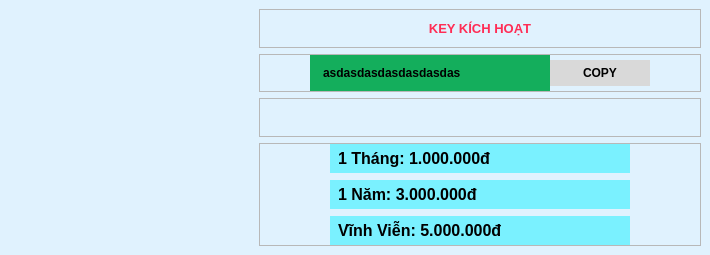
<?xml version="1.0" encoding="UTF-8"?>
<ui version="4.0">
 <class>start</class>
 <widget class="QWidget" name="start">
  <property name="geometry">
   <rect>
    <x>0</x>
    <y>0</y>
    <width>710</width>
    <height>255</height>
   </rect>
  </property>
  <property name="windowTitle">
   <string>Form</string>
  </property>
  <property name="styleSheet">
   <string notr="true">QWidget#start {
background-color: #E0F2FE;
}
QFrame#frmLeft {
        border-image: url(:/images/icons/start/logo_start.png);
}
QPushButton#btnCopy {
max-width: 80px;
font: 10pt &quot;Times New Roman&quot;;
font-weight: bold;
border: none;
background-color: #D9D9D9;
padding: 6px 10px;
}
QLabel#lbKey {
background-color: #14AE5C;
font: 12pt &quot;Times New Roman&quot;;
font-weight: bold;
padding: 0 10px;
border: none;
}
QLabel#lbKey {
background-color: #14AE5C;
font: 12pt &quot;Times New Roman&quot;;
font-weight: bold;
padding: 0 10px;
border: none;
}
QFrame#frmSocialLink QPushButton{
border: none;
background-color: transparent;
}
QFrame#frmListPrice QLabel{
   background-color: #7AF1FF;
font: 12pt &quot;Times New Roman&quot;;
font-weight: bold;
padding: 5px;
qproperty-alignment: 'AlignVCenter | AlignHCenter';
}</string>
  </property>
  <layout class="QHBoxLayout" name="horizontalLayout">
   <property name="spacing">
    <number>0</number>
   </property>
   <property name="leftMargin">
    <number>0</number>
   </property>
   <property name="topMargin">
    <number>0</number>
   </property>
   <property name="rightMargin">
    <number>0</number>
   </property>
   <property name="bottomMargin">
    <number>0</number>
   </property>
   <item>
    <widget class="QFrame" name="frmLeft">
     <property name="maximumSize">
      <size>
       <width>250</width>
       <height>16777215</height>
      </size>
     </property>
     <property name="frameShape">
      <enum>QFrame::NoFrame</enum>
     </property>
     <property name="frameShadow">
      <enum>QFrame::Raised</enum>
     </property>
    </widget>
   </item>
   <item>
    <widget class="QFrame" name="frmRight">
     <property name="frameShape">
      <enum>QFrame::NoFrame</enum>
     </property>
     <property name="frameShadow">
      <enum>QFrame::Raised</enum>
     </property>
     <layout class="QVBoxLayout" name="verticalLayout">
      <item>
       <widget class="QFrame" name="frame">
        <property name="frameShape">
         <enum>QFrame::StyledPanel</enum>
        </property>
        <property name="frameShadow">
         <enum>QFrame::Raised</enum>
        </property>
        <layout class="QVBoxLayout" name="verticalLayout_2">
         <property name="spacing">
          <number>0</number>
         </property>
         <property name="leftMargin">
          <number>0</number>
         </property>
         <property name="topMargin">
          <number>0</number>
         </property>
         <property name="rightMargin">
          <number>0</number>
         </property>
         <property name="bottomMargin">
          <number>0</number>
         </property>
         <item>
          <widget class="QLabel" name="label">
           <property name="text">
            <string>&lt;html&gt;&lt;head/&gt;&lt;body&gt;&lt;p align=&quot;center&quot;&gt;&lt;span style=&quot; font-size:10pt; font-weight:600; color:#ff2d55;&quot;&gt;KEY KÍCH HOẠT&lt;/span&gt;&lt;/p&gt;&lt;/body&gt;&lt;/html&gt;</string>
           </property>
          </widget>
         </item>
        </layout>
       </widget>
      </item>
      <item>
       <widget class="QFrame" name="frame_3">
        <property name="frameShape">
         <enum>QFrame::StyledPanel</enum>
        </property>
        <property name="frameShadow">
         <enum>QFrame::Raised</enum>
        </property>
        <layout class="QHBoxLayout" name="horizontalLayout_2">
         <property name="spacing">
          <number>0</number>
         </property>
         <property name="leftMargin">
          <number>50</number>
         </property>
         <property name="topMargin">
          <number>0</number>
         </property>
         <property name="rightMargin">
          <number>50</number>
         </property>
         <property name="bottomMargin">
          <number>0</number>
         </property>
         <item>
          <widget class="QLabel" name="lbKey">
           <property name="text">
            <string>asdasdasdasdasdasdas </string>
           </property>
          </widget>
         </item>
         <item>
          <widget class="QPushButton" name="btnCopy">
           <property name="layoutDirection">
            <enum>Qt::RightToLeft</enum>
           </property>
           <property name="text">
            <string>COPY</string>
           </property>
           <property name="icon">
            <iconset resource="src.qrc">
             <normaloff>:/images/icons/start/Copy Right.png</normaloff>:/images/icons/start/Copy Right.png</iconset>
           </property>
          </widget>
         </item>
        </layout>
       </widget>
      </item>
      <item>
       <widget class="QFrame" name="frmSocialLink">
        <property name="frameShape">
         <enum>QFrame::StyledPanel</enum>
        </property>
        <property name="frameShadow">
         <enum>QFrame::Raised</enum>
        </property>
        <layout class="QHBoxLayout" name="horizontalLayout_3">
         <property name="leftMargin">
          <number>30</number>
         </property>
         <property name="rightMargin">
          <number>30</number>
         </property>
         <item>
          <widget class="QPushButton" name="pushButton_5">
           <property name="text">
            <string/>
           </property>
           <property name="icon">
            <iconset resource="src.qrc">
             <normaloff>:/images/icons/start/Send.png</normaloff>:/images/icons/start/Send.png</iconset>
           </property>
           <property name="iconSize">
            <size>
             <width>30</width>
             <height>30</height>
            </size>
           </property>
          </widget>
         </item>
         <item>
          <widget class="QPushButton" name="pushButton">
           <property name="text">
            <string/>
           </property>
           <property name="icon">
            <iconset resource="src.qrc">
             <normaloff>:/images/icons/start/Youtube.png</normaloff>:/images/icons/start/Youtube.png</iconset>
           </property>
           <property name="iconSize">
            <size>
             <width>30</width>
             <height>30</height>
            </size>
           </property>
          </widget>
         </item>
         <item>
          <widget class="QPushButton" name="pushButton_2">
           <property name="text">
            <string/>
           </property>
           <property name="icon">
            <iconset resource="src.qrc">
             <normaloff>:/images/icons/start/Facebook.png</normaloff>:/images/icons/start/Facebook.png</iconset>
           </property>
           <property name="iconSize">
            <size>
             <width>30</width>
             <height>30</height>
            </size>
           </property>
          </widget>
         </item>
         <item>
          <widget class="QPushButton" name="pushButton_3">
           <property name="text">
            <string/>
           </property>
           <property name="icon">
            <iconset resource="src.qrc">
             <normaloff>:/images/icons/start/Web.png</normaloff>:/images/icons/start/Web.png</iconset>
           </property>
           <property name="iconSize">
            <size>
             <width>30</width>
             <height>30</height>
            </size>
           </property>
          </widget>
         </item>
         <item>
          <widget class="QPushButton" name="pushButton_4">
           <property name="text">
            <string/>
           </property>
           <property name="icon">
            <iconset resource="src.qrc">
             <normaloff>:/images/icons/start/Store 2.png</normaloff>:/images/icons/start/Store 2.png</iconset>
           </property>
           <property name="iconSize">
            <size>
             <width>30</width>
             <height>30</height>
            </size>
           </property>
          </widget>
         </item>
        </layout>
       </widget>
      </item>
      <item>
       <widget class="QFrame" name="frmListPrice">
        <property name="frameShape">
         <enum>QFrame::StyledPanel</enum>
        </property>
        <property name="frameShadow">
         <enum>QFrame::Raised</enum>
        </property>
        <layout class="QVBoxLayout" name="verticalLayout_3">
         <property name="spacing">
          <number>7</number>
         </property>
         <property name="leftMargin">
          <number>70</number>
         </property>
         <property name="topMargin">
          <number>0</number>
         </property>
         <property name="rightMargin">
          <number>70</number>
         </property>
         <property name="bottomMargin">
          <number>0</number>
         </property>
         <item>
          <widget class="QLabel" name="label_2">
           <property name="text">
            <string>&lt;html&gt;&lt;head/&gt;&lt;body&gt;&lt;p&gt;&lt;span style=&quot; font-size:12pt;&quot;&gt;1 Tháng: 1.000.000đ&lt;/span&gt;&lt;/p&gt;&lt;/body&gt;&lt;/html&gt;</string>
           </property>
          </widget>
         </item>
         <item>
          <widget class="QLabel" name="label_3">
           <property name="text">
            <string>&lt;html&gt;&lt;head/&gt;&lt;body&gt;&lt;p&gt;&lt;span style=&quot; font-size:12pt;&quot;&gt;1 Năm: 3.000.000đ&lt;/span&gt;&lt;/p&gt;&lt;/body&gt;&lt;/html&gt;</string>
           </property>
          </widget>
         </item>
         <item>
          <widget class="QLabel" name="label_4">
           <property name="text">
            <string>&lt;html&gt;&lt;head/&gt;&lt;body&gt;&lt;p&gt;&lt;span style=&quot; font-size:12pt;&quot;&gt;Vĩnh Viễn: 5.000.000đ&lt;/span&gt;&lt;/p&gt;&lt;/body&gt;&lt;/html&gt;</string>
           </property>
          </widget>
         </item>
        </layout>
       </widget>
      </item>
     </layout>
    </widget>
   </item>
  </layout>
 </widget>
 <resources>
  <include location="src.qrc"/>
 </resources>
 <connections/>
</ui>
